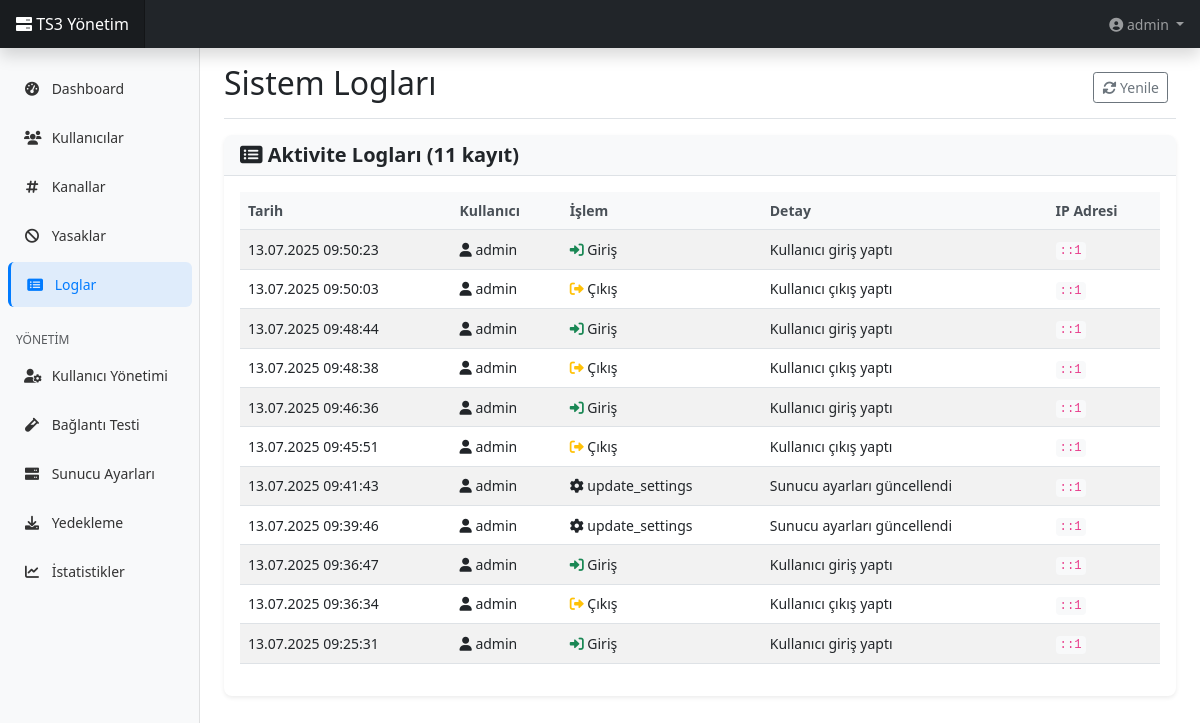
Page /logs.php (signed in) on the committed database.
### tables this page shows
CREATE TABLE IF NOT EXISTS `activities` (
  `id` int NOT NULL AUTO_INCREMENT,
  `user_id` int DEFAULT NULL,
  `action` varchar(100) NOT NULL,
  `details` text,
  `ip_address` varchar(45) DEFAULT NULL,
  `created_at` timestamp NULL DEFAULT CURRENT_TIMESTAMP,
  PRIMARY KEY (`id`),
  KEY `user_id` (`user_id`)
);

CREATE TABLE IF NOT EXISTS `users` (
  `id` int NOT NULL AUTO_INCREMENT,
  `username` varchar(50) NOT NULL,
  `email` varchar(100) NOT NULL,
  `password` varchar(255) NOT NULL,
  `role` enum('admin','moderator','user') DEFAULT 'user',
  `created_at` timestamp NULL DEFAULT CURRENT_TIMESTAMP,
  `last_login` timestamp NULL DEFAULT NULL,
  `is_active` tinyint(1) DEFAULT '1',
  PRIMARY KEY (`id`),
  UNIQUE KEY `username` (`username`),
  UNIQUE KEY `email` (`email`)
);

### logs.php (the view, shortened to what this page needs)
<?php
require_once 'includes/functions.php';
$page = isset($_GET['page']) ? (int)$_GET['page'] : 1;
$per_page = 50;
$offset = ($page - 1) * $per_page;
$stmt = $pdo->query("SELECT COUNT(*) FROM activities");
$total_activities = $stmt->fetchColumn();
$stmt = $pdo->prepare("
    SELECT a.*, u.username
    FROM activities a
    LEFT JOIN users u ON a.user_id = u.id
    ORDER BY a.created_at DESC
    LIMIT $per_page OFFSET $offset
");
$stmt->execute();
$activities = $stmt->fetchAll();
?>
<!DOCTYPE html>
<html lang="tr">
<head>
    <link href="https://cdn.jsdelivr.net/npm/bootstrap@5.3.0/dist/css/bootstrap.min.css" rel="stylesheet">
    <link href="https://cdnjs.cloudflare.com/ajax/libs/font-awesome/6.0.0/css/all.min.css" rel="stylesheet">
    <link href="assets/css/style.css" rel="stylesheet">
</head>
<body>
    <?php include 'includes/header.php'; ?>
    <div class="container-fluid">
        <div class="row">
            <?php include 'includes/sidebar.php'; ?>
            <main class="col-md-9 ms-sm-auto col-lg-10 px-md-4">
                <div class="d-flex justify-content-between flex-wrap flex-md-nowrap align-items-center pt-3 pb-2 mb-3 border-bottom">
                    <h1 class="h2">Sistem Logları</h1>
                    <div class="btn-toolbar mb-2 mb-md-0">
                        <div class="btn-group me-2">
                            <button type="button" class="btn btn-sm btn-outline-secondary" onclick="location.reload()">
                                <i class="fas fa-sync-alt"></i> Yenile
                            </button>
                        </div>
                    </div>
                </div>
                <div class="card">
                    <div class="card-header">
                        <h5 class="card-title mb-0">
                            <i class="fas fa-list-alt"></i> Aktivite Logları (<?php echo $total_activities; ?> kayıt)
                        </h5>
                    </div>
                    <div class="card-body">
                        <?php if (empty($activities)): ?>
                            <div class="text-center py-4">
                                <i class="fas fa-list-alt fa-3x text-muted mb-3"></i>
                                <p class="text-muted">Henüz log kaydı bulunmuyor.</p>
                            </div>
                        <?php else: ?>
                            <div class="table-responsive">
                                <table class="table table-striped table-hover">
                                    <thead>
                                        <tr>
                                            <th>Tarih</th>
                                            <th>Kullanıcı</th>
                                            <th>İşlem</th>
                                            <th>Detay</th>
                                            <th>IP Adresi</th>
                                        </tr>
                                    </thead>
                                    <tbody>
                                        <?php foreach ($activities as $activity): ?>
                                        <tr>
                                            <td><?php echo date('d.m.Y H:i:s', strtotime($activity['created_at'])); ?></td>
                                            <td>
                                                <?php if ($activity['username']): ?>
                                                    <i class="fas fa-user"></i> <?php echo htmlspecialchars($activity['username']); ?>
                                                <?php else: ?>
                                                    <span class="text-muted">Sistem</span>
                                                <?php endif; ?>
                                            </td>
                                            <td>
                                                <?php
                                                $action_icons = [
                                                    'login' => 'fas fa-sign-in-alt text-success',
                                                    'logout' => 'fas fa-sign-out-alt text-warning',
                                                    'kick_client' => 'fas fa-boot text-warning',
                                                    'ban_client' => 'fas fa-ban text-danger',
                                                    'create_channel' => 'fas fa-plus text-success',
                                                    'delete_channel' => 'fas fa-trash text-danger',
                                                    'create_user' => 'fas fa-user-plus text-success',
                                                    'update_user' => 'fas fa-user-edit text-primary',
                                                    'delete_user' => 'fas fa-user-times text-danger'
                                                ];
                                                $action_names = [
                                                    'login' => 'Giriş',
                                                    'logout' => 'Çıkış',
                                                    'kick_client' => 'Kullanıcı Atma',
                                                    'ban_client' => 'Kullanıcı Yasaklama',
                                                    'create_channel' => 'Kanal Oluşturma',
                                                    'delete_channel' => 'Kanal Silme',
                                                    'create_user' => 'Kullanıcı Oluşturma',
                                                    'update_user' => 'Kullanıcı Güncelleme',
                                                    'delete_user' => 'Kullanıcı Silme'
                                                ];
                                                ?>
                                                <i class="<?php echo $action_icons[$activity['action']] ?? 'fas fa-cog'; ?>"></i>
                                                <?php echo $action_names[$activity['action']] ?? $activity['action']; ?>
                                            </td>
                                            <td><?php echo htmlspecialchars($activity['details']); ?></td>
                                            <td>
                                                <code><?php echo htmlspecialchars($activity['ip_address']); ?></code>
                                            </td>
                                        </tr>
                                        <?php endforeach; ?>
                                    </tbody>
                                </table>
                            </div>
                        <?php endif; ?>
                    </div>
                </div>
            </main>
        </div>
    </div>
</body>
</html>

### assets/css/style.css (style rules this page uses)
body { font-size: .875rem; }
.card { border: none; box-shadow: 0 0.125rem 0.25rem rgba(0, 0, 0, 0.075); border-radius: 0.5rem; }
.card-header { background-color: #f8f9fa; border-bottom: 1px solid #dee2e6; border-radius: 0.5rem 0.5rem 0 0 !important; }
.card-title { margin-bottom: 0; font-weight: 600; }
.table th { border-top: none; font-weight: 600; color: #495057; background-color: #f8f9fa; }
.table td { vertical-align: middle; }
.btn-group-sm > .btn, .btn-sm { padding: 0.25rem 0.5rem; font-size: 0.875rem; border-radius: 0.2rem; }
code { background-color: #f8f9fa; padding: 0.125rem 0.25rem; border-radius: 0.25rem; font-size: 0.875em; color: #e83e8c; }

### rows in the picture
activities: created_at "13.07.2025 09:50:23", user.username "admin", action "Giriş", details "Kullanıcı giriş yaptı", ip_address "::1"
activities: created_at "13.07.2025 09:50:03", user.username "admin", action "Çıkış", details "Kullanıcı çıkış yaptı", ip_address "::1"
activities: created_at "13.07.2025 09:48:44", user.username "admin", action "Giriş", details "Kullanıcı giriş yaptı", ip_address "::1"
activities: created_at "13.07.2025 09:48:38", user.username "admin", action "Çıkış", details "Kullanıcı çıkış yaptı", ip_address "::1"
activities: created_at "13.07.2025 09:46:36", user.username "admin", action "Giriş", details "Kullanıcı giriş yaptı", ip_address "::1"
activities: created_at "13.07.2025 09:45:51", user.username "admin", action "Çıkış", details "Kullanıcı çıkış yaptı", ip_address "::1"
activities: created_at "13.07.2025 09:41:43", user.username "admin", action "update_settings", details "Sunucu ayarları güncellendi", ip_address "::1"
activities: created_at "13.07.2025 09:39:46", user.username "admin", action "update_settings", details "Sunucu ayarları güncellendi", ip_address "::1"
activities: created_at "13.07.2025 09:36:47", user.username "admin", action "Giriş", details "Kullanıcı giriş yaptı", ip_address "::1"
activities: created_at "13.07.2025 09:36:34", user.username "admin", action "Çıkış", details "Kullanıcı çıkış yaptı", ip_address "::1"
activities: created_at "13.07.2025 09:25:31", user.username "admin", action "Giriş", details "Kullanıcı giriş yaptı", ip_address "::1"

### other values in the picture
$_SESSION['username'] "admin"
$total_activities "11"
